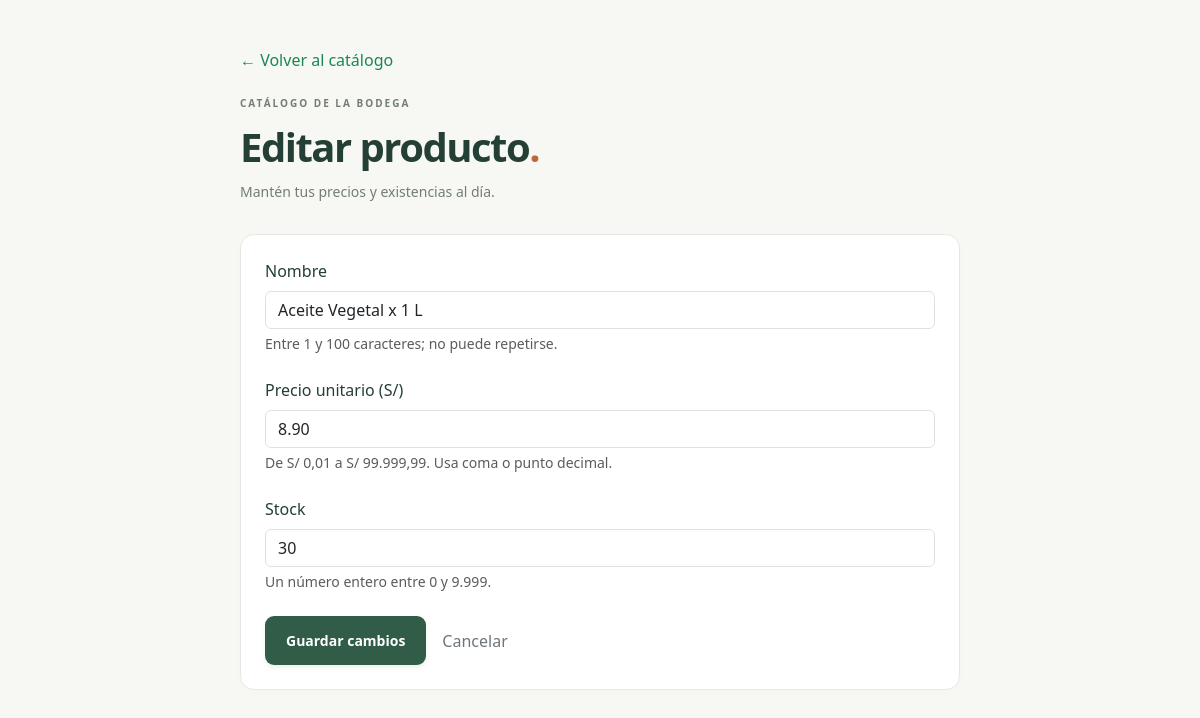
Page /producto_editar.php?id=2 on the committed database.
### tables this page shows
CREATE TABLE IF NOT EXISTS producto (
    id              INT UNSIGNED    NOT NULL AUTO_INCREMENT,
    nombre          VARCHAR(100)    NOT NULL,
    precio_unitario DECIMAL(10,2)   NOT NULL,
    stock           INT UNSIGNED    NOT NULL DEFAULT 0,
    PRIMARY KEY (id),
    UNIQUE KEY uq_producto_nombre (nombre)
);

### producto_editar.php (called while the page is built, shortened)
<?php
$editar = true;
require __DIR__ . '/templates/producto_formulario.php';

### config/conexion.php (called while the page is built, shortened)
<?php
function conectar(): PDO
{
    $env = require __DIR__ . '/env.php';
    return new PDO(
        "mysql:host={$env['host']};dbname={$env['base']};charset=utf8mb4",
        $env['usuario'],
        $env['clave'],
        [PDO::ATTR_ERRMODE => PDO::ERRMODE_EXCEPTION,
         PDO::ATTR_DEFAULT_FETCH_MODE => PDO::FETCH_ASSOC,
         PDO::ATTR_EMULATE_PREPARES => false]
    );
}

### src/RepositorioMySQL.php (called while the page is built, shortened)
<?php
final class RepositorioMySQL
{
    public function obtenerProducto($id): ?array
    {
        $stmt = $this->pdo->prepare('SELECT id, nombre, precio_unitario, stock FROM producto WHERE id = ?');
        $stmt->execute([$id]);
        return $stmt->fetch() ?: null;
    }
}

### templates/producto_formulario.php (the view, shortened to what this page needs)
<?php
require_once __DIR__ . '/../config/conexion.php';
require_once __DIR__ . '/../src/RepositorioMySQL.php';
$errores = [];
$error = '';
$id = null;
$datos = ['nombre' => '', 'precio_unitario' => '', 'stock' => '0'];
$titulo = $editar ? 'Editar producto' : 'Nuevo producto';
try {
    if ($editar) {
        $valorId = $_GET['id'] ?? null;
        $id = (int) $valorId;
    }
    if ($_SERVER['REQUEST_METHOD'] === 'POST') {
        $datos = [];
        foreach (['nombre', 'precio_unitario', 'stock'] as $campo) {
            $datos[$campo] = is_string($_POST[$campo] ?? null) ? $_POST[$campo] : '';
        }
        if (!is_string($_POST['csrf'] ?? null) || !hash_equals($_SESSION['csrf'], $_POST['csrf'])) {
            http_response_code(403);
            throw new RuntimeException('El formulario ha caducado. Recargue la página e intente nuevamente.');
        }
        $validacion = ServicioVenta::validarProducto($datos);
        $errores = $validacion['errores'];
        if (!$errores) {
            $repo = new RepositorioMySQL(conectar());
            try {
                $repo->guardarProducto($validacion['datos'], $id);
                $_SESSION['mensaje_producto'] = $editar ? 'Producto actualizado correctamente' : 'Producto guardado correctamente';
                header('Location: index.php', true, 303);
                exit;
            } catch (InvalidArgumentException $e) {
                if ($e->getMessage() === 'El nombre del producto ya existe') {
                    $errores['nombre'] = $e->getMessage();
                } else {
                    throw $e;
                }
            }
        }
        http_response_code(422);
    } elseif ($editar) {
        $repo = new RepositorioMySQL(conectar());
        $producto = $repo->obtenerProducto($id);
        $datos = $producto;
    }
} catch (Throwable $e) {
    error_log((string) $e);
    if (in_array(http_response_code(), [403, 404, 405], true)) {
        $error = $e->getMessage();
    } else {
        http_response_code(503);
        $error = 'No se pudo guardar o cargar el producto. Intente nuevamente';
    }
}
function escapar(string $valor): string { return htmlspecialchars($valor, ENT_QUOTES, 'UTF-8'); }
?>
<!doctype html><html lang="es"><head><meta charset="utf-8"><meta name="viewport" content="width=device-width, initial-scale=1"><title><?= $titulo ?> · Doña Rosa</title>
<link href="https://cdn.jsdelivr.net/npm/bootstrap@5.3.3/dist/css/bootstrap.min.css" rel="stylesheet"><link href="assets/catalogo.css" rel="stylesheet"></head>
<body><main class="shell main-content" style="max-width:720px"><a href="index.php" class="text-success">← Volver al catálogo</a><div class="page-heading mt-4"><div><p class="eyebrow">CATÁLOGO DE LA BODEGA</p><h1><?= $titulo ?><span>.</span></h1><p class="intro">Mantén tus precios y existencias al día.</p></div></div>
<?php if (!$error || $errores): ?><form class="catalog-card p-4" method="post" action="<?= $editar ? 'producto_editar.php?id=' . $id : 'producto_nuevo.php' ?>" novalidate>
<?php foreach (['nombre' => 'Nombre', 'precio_unitario' => 'Precio unitario (S/)', 'stock' => 'Stock'] as $campo => $etiqueta): ?>
<div class="mb-4"><label for="<?= $campo ?>" class="form-label"><?= $etiqueta ?></label><input id="<?= $campo ?>" name="<?= $campo ?>" class="form-control <?= isset($errores[$campo]) ? 'is-invalid' : '' ?>" value="<?= escapar((string) $datos[$campo]) ?>" required <?= $campo === 'nombre' ? 'maxlength="100"' : ($campo === 'precio_unitario' ? 'inputmode="decimal"' : 'inputmode="numeric"') ?> aria-describedby="<?= $campo ?>-ayuda <?= $campo ?>-error" <?= isset($errores[$campo]) ? 'aria-invalid="true"' : '' ?>>
<div id="<?= $campo ?>-ayuda" class="form-text"><?= $campo === 'nombre' ? 'Entre 1 y 100 caracteres; no puede repetirse.' : ($campo === 'precio_unitario' ? 'De S/ 0,01 a S/ 99.999,99. Usa coma o punto decimal.' : 'Un número entero entre 0 y 9.999.') ?></div>
<div id="<?= $campo ?>-error" class="invalid-feedback"><?= escapar($errores[$campo] ?? '') ?></div></div>
<?php endforeach; ?><div class="d-flex gap-3 align-items-center"><button class="new-sale border-0" type="submit"><?= $editar ? 'Guardar cambios' : 'Guardar producto' ?></button><a href="index.php" class="text-secondary">Cancelar</a></div></form><?php endif; ?>
</main></body></html>

### assets/catalogo.css (style rules this page uses)
:root { --paper:#f7f8f3;--ink:#243f36;--muted:#737d76;--line:#e5e9e1;--green:#315d48;--orange:#bd693e }
* { box-sizing:border-box }
body { margin:0;background:var(--paper);color:var(--ink);font-family:Segoe UI,Arial,sans-serif;-webkit-font-smoothing:antialiased }
a { text-decoration:none }
button,input { font:inherit }
.shell { width:min(1180px,calc(100% - 80px));margin-inline:auto }
.main-content { padding-block:48px 22px }
.page-heading { display:flex;justify-content:space-between;align-items:center;gap:20px;margin-bottom:32px }
.eyebrow { font-size:10px;font-weight:700;letter-spacing:2px;color:var(--muted);margin:0 0 12px }
h1 { font-size:40px;letter-spacing:-1.5px;font-weight:700;margin:0 0 10px }
h1 span { color:var(--orange) }
.intro { color:var(--muted);font-size:14px;margin:0 }
.new-sale { display:flex;align-items:center;gap:15px;background:var(--green);color:#fff;padding:14px 21px;border-radius:9px;font-weight:600;font-size:14px;box-shadow:0 3px 5px #315d4815 }
.catalog-card { background:#fff;border:1px solid var(--line);border-radius:14px;overflow:hidden;box-shadow:0 4px 18px #243f3603 }
.new-sale,.filter { transition:background .15s ease }

### rows in the picture
producto: nombre "Aceite Vegetal x 1 L", precio_unitario "8.90", stock "30"

### other values in the picture
$titulo "Editar producto"
$etiqueta "Nombre"
$etiqueta "Precio unitario (S/)"
$etiqueta "Stock"
